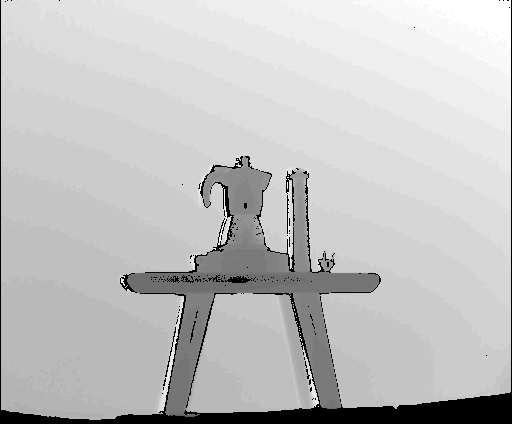
#> input picture depth.png, 512 x 424 px; the run also reads 1 picture not shown here
$ python DemoEPIQA.py   (older library calls are emulated)
#> lines starting #> are read from the running program, lines starting #| are printed output that depends on the picture
import cv2
import numpy as np
from scipy.ndimage import median_filter
from skimage.metrics import peak_signal_noise_ratio as psnr
from scipy.stats import spearmanr, kendalltau
from sklearn.metrics import mean_squared_error

# Preprocessing Step: Median filtering and unsharp masking
def preprocess_image(image, kernel_size=3):
    """
    Preprocess the input image:
    - Median filter: Reduces noise while preserving edges.
    - Unsharp masking: Enhances edges by subtracting a blurred version of the image.
    """
    filtered_image = median_filter(image, size=kernel_size)
    blurred = cv2.GaussianBlur(filtered_image, (9, 9), 10.0)
    unsharp_image = cv2.addWeighted(filtered_image, 1.5, blurred, -0.5, 0)
    return unsharp_image

# Feature Extraction: Compute edge orientations within each block
def compute_edge_orientation(block):
    """
    Calculate edge orientation within a block:
    - Use Sobel gradients to compute the orientation of edges.
    - Count edges with horizontal and vertical orientations.
    """
    gradients_x = cv2.Sobel(block, cv2.CV_64F, 1, 0, ksize=3)
    gradients_y = cv2.Sobel(block, cv2.CV_64F, 0, 1, ksize=3)
    orientation = np.arctan2(gradients_y, gradients_x) * (180 / np.pi)
    vertical_edges = np.sum((orientation > 45) & (orientation < 135))
    horizontal_edges = np.sum((orientation < -45) | (orientation > -135))
    return vertical_edges + horizontal_edges

# Feature Extraction: Extract edge features from image blocks
def compute_edge_features(image, block_size=8):
    """
    Extract edge features for each block:
    Features include:
    - Edge Density (ED): Proportion of edge pixels in the block.
    - Edge Length Average (ELA): Average length of detected edges.
    - Gray Level Region (GLR): Number of unique intensity levels in the block.
    - Number of Edge Pixels (NEP): Total count of edge pixels.
    - Edge Orientation (EO): Count of vertical and horizontal edges.
    """
    edges = cv2.Canny(image, 100, 200)  # Detect edges using the Canny method
    height, width = image.shape
    edge_features = []

    for i in range(0, height, block_size):
        for j in range(0, width, block_size):
            block = edges[i:i+block_size, j:j+block_size]
            gray_block = image[i:i+block_size, j:j+block_size]

            # Extract features
            edge_density = np.sum(block > 0) / block.size
            edge_length = np.sum(block > 0)
            gray_level_region = len(np.unique(gray_block))
            num_edge_pixels = np.sum(block > 0)
            edge_orientation = compute_edge_orientation(block)

            # Append features for this block
            edge_features.append([edge_density, edge_length, gray_level_region, num_edge_pixels, edge_orientation])

    return np.array(edge_features)

# Compute Euclidean Distance: Measure similarity between feature vectors
def compute_euclidean_distance(features1, features2):
    """
    Compute the Euclidean distance between two sets of feature vectors.
    """
    distances = np.sqrt(np.sum((features1 - features2) ** 2, axis=1))
    return np.mean(distances)

# EPIQA Calculation: Combine edge-based distance and PSNR
def calculate_epiqa(original_image, distorted_image, block_size=8):
    """
    Calculate the EPIQA score:
    - Preprocess images using median filtering and unsharp masking.
    - Extract edge features from both original and distorted images.
    - Compute normalized Euclidean distance for edge features.
    - Combine normalized distance with PSNR (Peak Signal-to-Noise Ratio).
    """
    original_preprocessed = preprocess_image(original_image)
    distorted_preprocessed = preprocess_image(distorted_image)
    original_features = compute_edge_features(original_preprocessed, block_size)
    distorted_features = compute_edge_features(distorted_preprocessed, block_size)
    distance = compute_euclidean_distance(original_features, distorted_features)
    normalized_distance = 1 - (distance / (original_features.shape[0]))
    psnr_value = psnr(original_image, distorted_image)
    psnr_normalized = psnr_value / 50
    epiqa_score = (normalized_distance + psnr_normalized) / 2
    return epiqa_score

# Validation Metrics: Compare predicted scores with subjective MOS
def calculate_validation_metrics(mos_scores, epiqa_scores):
    """
    Calculate validation metrics:
    - Spearman Rank-Order Correlation Coefficient (SROCC)
    - Kendall Rank-Order Correlation Coefficient (KROCC)
    - Pearson Linear Correlation Coefficient (PLCC)
    - Root-Mean-Square Error (RMSE)
    """
    srocc, _ = spearmanr(mos_scores, epiqa_scores)
    krocc, _ = kendalltau(mos_scores, epiqa_scores)
    mos_mean = np.mean(mos_scores)
    epiqa_mean = np.mean(epiqa_scores)
    numerator = np.sum((mos_scores - mos_mean) * (epiqa_scores - epiqa_mean))
    denominator = np.sqrt(np.sum((mos_scores - mos_mean)**2) * np.sum((epiqa_scores - epiqa_mean)**2))
    plcc = numerator / denominator
    rmse = np.sqrt(mean_squared_error(mos_scores, epiqa_scores))
    return {"SROCC": srocc, "KROCC": krocc, "PLCC": plcc, "RMSE": rmse}

# Main Execution Block
if __name__ == "__main__":
    # Load the reference and noisy images
    original = cv2.imread("depth.png", cv2.IMREAD_GRAYSCALE)
#> original is the input picture: shape (424, 512); min 0, max 255, mean 193.6
    distorted = cv2.imread("noisy.png", cv2.IMREAD_GRAYSCALE)

    if original is None or distorted is None:
        print("Error: Please provide valid image paths.")
    else:
        # Calculate EPIQA score for the image pair
        epiqa_score = calculate_epiqa(original, distorted)
#> in preprocess_image, `blurred = cv2.GaussianBlur(filtered_image, (9, 9), 10.0)`:
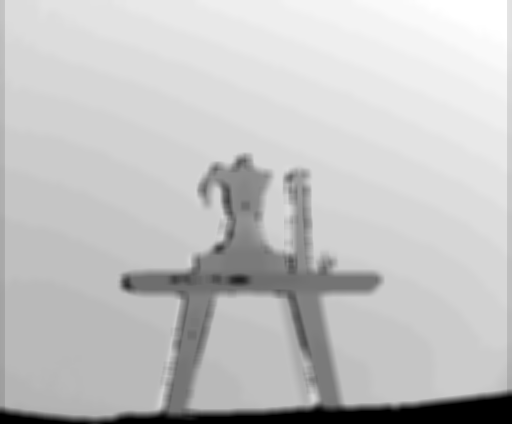
#> blurred: shape (424, 512); min 0, max 255, mean 194.7
#> in preprocess_image, `unsharp_image = cv2.addWeighted(filtered_image, 1.5, blurred, -0.5, 0)`:
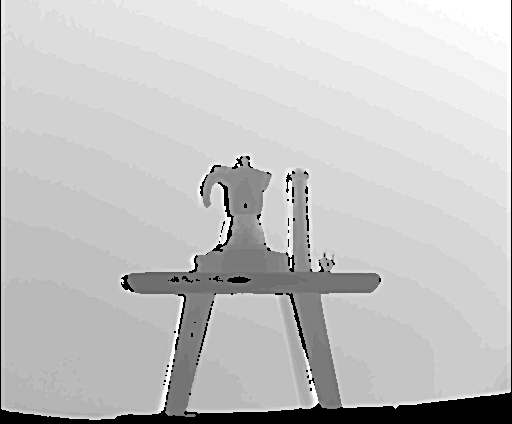
#> unsharp_image: shape (424, 512); min 0, max 255, mean 195.2
#> in compute_edge_features, `edges = cv2.Canny(image, 100, 200)`:
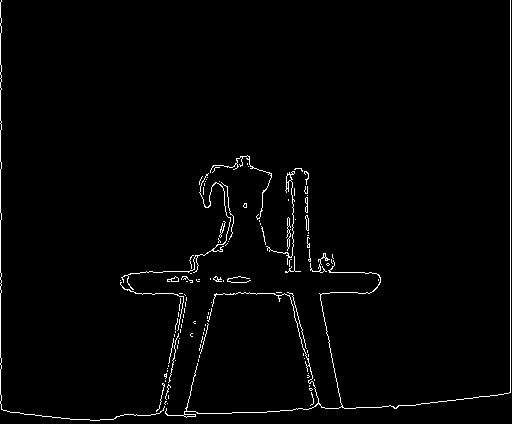
#> edges: shape (424, 512); 1.8% white in thin lines or dots
#> call 2 of compute_edge_features, with block_size = 8
#> in compute_edge_features (call 2), `edges = cv2.Canny(image, 100, 200)`:
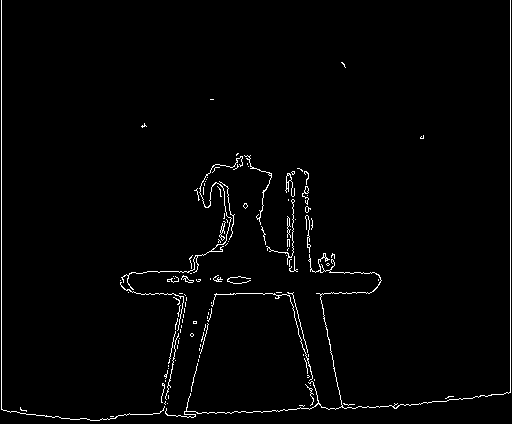
#> edges: shape (424, 512); 1.9% white in thin lines or dots
        print(f"EPIQA Score: {epiqa_score:.4f}")
#| EPIQA Score: 0.7894

        # Define example MOS (subjective) and EPIQA (objective) scores
        mos_scores = np.array([5, 4, 3, 2, 1])  # Replace with real MOS scores
        epiqa_scores = np.array([4.9, 4.1, 3.0, 2.1, 1.2])  # Replace with calculated EPIQA scores

        # Calculate and print validation metrics
        metrics = calculate_validation_metrics(mos_scores, epiqa_scores)
        print("\nValidation Metrics:")
        for metric, value in metrics.items():
            print(f"{metric}: {value:.4f}")

        # Analyze results if SROCC or KROCC are perfect
        if metrics["SROCC"] == 1.0 or metrics["KROCC"] == 1.0:
            print("\nPerfect rank correlation suggests identical ranks of MOS and EPIQA scores.")
            print("Check if noisy images were assigned unrealistic MOS scores.")
